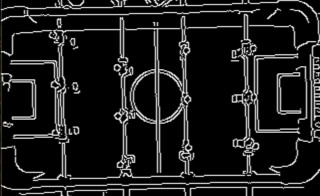
#> input picture vision/Images/TemplateNewCropped360x240.jpg, 320 x 196 px, found by its file name
$ python CannyEdge.py
#> lines starting #> are read from the running program, lines starting #| are printed output that depends on the picture
import cv2
import numpy as np
from PIL import Image

global_start_coords = (0.0, 0.0)
global_end_coords = (100.0, 100.0)
global_ball_coords = (50.0, 50.0)

temp_edges = cv2.imread("/Users/arneshsaha/Desktop/FoozBot/vision/Images/TemplateNewCropped360x240.jpg", cv2.IMREAD_GRAYSCALE)
#> temp_edges: shape (196, 320); min 0, max 244, mean 28.8
assert temp_edges is not None, "file could not be read, check with os.path.exists()"


def canny_edge(frame):
    # Converting the frame to gray scale
    gray = cv2.cvtColor(frame, cv2.COLOR_BGR2BGRA)
    blurred = cv2.GaussianBlur(gray, (5, 5), 0)
    edges = cv2.Canny(blurred, 130, 150)
    return blurred, edges

def getBallCoordsInPercent():
    return __calcCoordsInPercent(global_ball_coords)

def __calcCoordsInPercent(coords):
    coords_max = (global_end_coords[0] - global_start_coords[0], global_end_coords[1] - global_start_coords[1])
    return ((coords[0] / coords_max[0], coords[1] / coords_max[1]))

def getGlobalStartCoords():
    return global_start_coords

def getGlobalEndCoords():
    return global_end_coords

def getGlobaLBalCoords():
    return global_ball_coords

def setGlobalBallCoords(coords):
    global_ball_coords = coords

#_, temp_edges = canny_edge(template)
#temp_edges = cv2.resize(temp_edges, (640, 480))
#cv2.imwrite("TemplateEdges.jpg", temp_edges)
w, h = temp_edges.shape[::-1]
#> w = 320; h = 196

cap = cv2.VideoCapture(1)
cap.set(cv2.CAP_PROP_FRAME_WIDTH, 360)
cap.set(cv2.CAP_PROP_FRAME_HEIGHT, 240)
cap.set(cv2.CAP_PROP_FPS, 10)
while True:
    ret, frame = cap.read(cv2.IMREAD_GRAYSCALE)
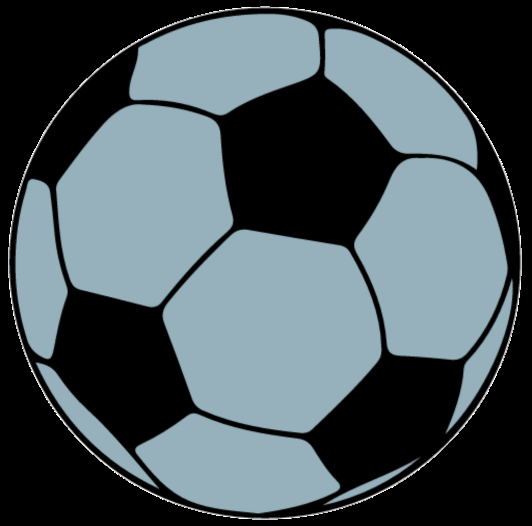
#> input picture App/assets/images/Football.png, 532 x 526 px, given in place of the camera
#> frame is the input picture: shape (526, 532, 3); mean B, G, R 90.9, 86.2, 73.4
    blurred, edges = canny_edge(frame)
#> in canny_edge, `blurred = cv2.GaussianBlur(gray, (5, 5), 0)`:
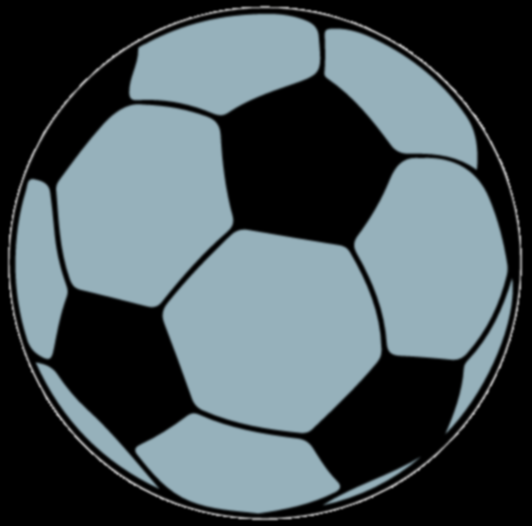
#> blurred: shape (526, 532, 4); mean B, G, R, A 90.9, 86.2, 73.4, 255
#> in canny_edge, `edges = cv2.Canny(blurred, 130, 150)`:
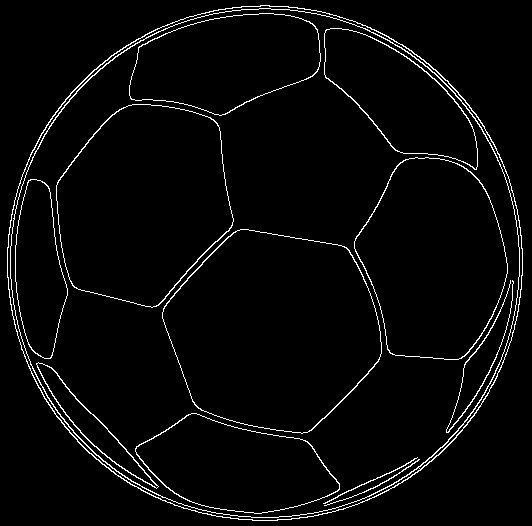
#> edges: shape (526, 532); 3.2% white in thin lines or dots

    res = cv2.matchTemplate(edges, temp_edges, cv2.TM_CCORR_NORMED)
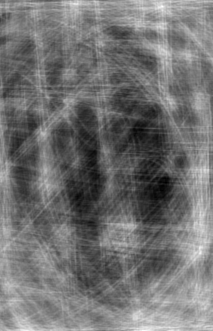
#> res: shape (331, 213) float32; min 0.0322, max 0.114, mean 0.0689; drawn with min black and max white
    min_val, max_val, min_loc, max_loc = cv2.minMaxLoc(res)
#> min_val = 0.0322; max_val = 0.114; min_loc = (165, 182); max_loc = (162, 6)
    top_left = max_loc # Using max_loc for CCoRR
#> top_left = (162, 6)
    global_start_coords = tuple(top_left)
#> global_start_coords = (162, 6)
    bottom_right = (top_left[0] + w - 5, top_left[1] + h - 5)
#> bottom_right = (477, 197)
    global_end_coords = tuple(bottom_right)
#> global_end_coords = (477, 197)

    #cv2.rectangle(edges, top_left, bottom_right, 210, 2)
    # 640 480
    cv2.imshow('Canny Edge Detection', edges)
    cv2.imshow("Template Edges", temp_edges)
    if cv2.waitKey(1) & 0xFF == ord('q'):
#> (key q is pressed here)
        break

cap.release()
cv2.destroyAllWindows()
